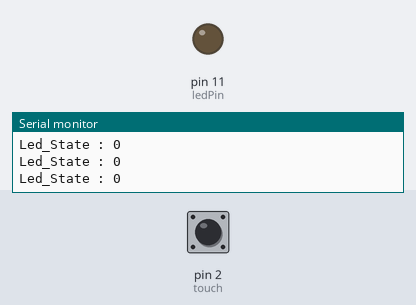
This sketch was run on a simulated Arduino Uno, built with avr-gcc and run on an emulated ATmega328P. On the bench: output pins drawn as LEDs (lit = HIGH), the last lines printed to the serial monitor. Inputs (shaded band) come from the test bench; at power-on: pin 2 (touch) LOW.

Above: at 1.2 s.
1.3 s: pin 2 (touch) pulled HIGH for 0.15 s
At 2.3 s:
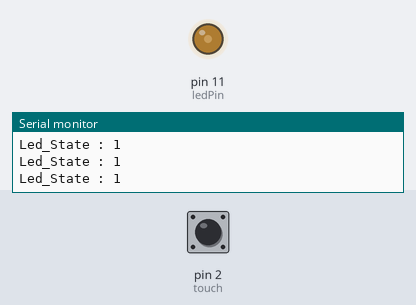
2.9 s: pin 2 (touch) pulled HIGH for 1 s
At 3.5 s:
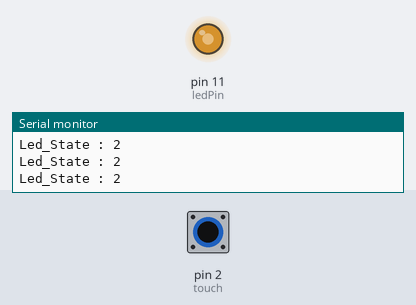
5.4 s: pin 2 (touch) pulled HIGH for 0.15 s
At 5.7 s:
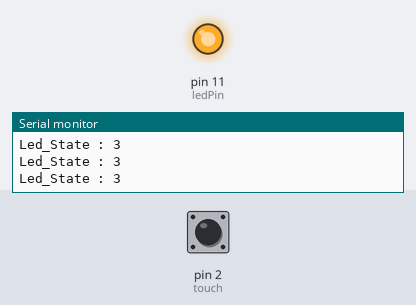
Timing chart, 0 to 8.4 s (numbered marks = the images above; inputs shaded):
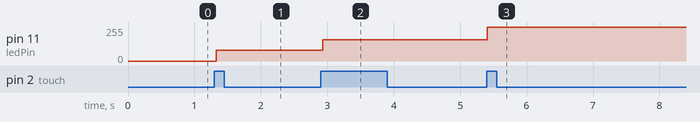

The sketch:

ADM0801_LED.ino
```cpp
int touch = 2;
int ledPin = 11;

unsigned char o_sw, n_sw;
int led_state = -1;
int delayVal = 30;

void setup() {
  pinMode(touch, INPUT);
  pinMode(ledPin, OUTPUT);
  Serial.begin(9600);
  o_sw = 0;
}

void loop() {
  n_sw = digitalRead(touch);

  if(led_state == -1) led_state = 0;
  else if(o_sw == 0 && n_sw == 1 && led_state < 4) led_state++;

  if (o_sw == 0 && n_sw == 1 && led_state == 4) led_state = 0;

  if(led_state == 0) analogWrite(ledPin, 0);
  if(led_state == 1) analogWrite(ledPin, 80);
  if(led_state == 2) analogWrite(ledPin, 160);
  if(led_state == 3) analogWrite(ledPin, 255);

  Serial.print("Led_State : ");
  Serial.println(led_state);

  delay(delayVal);

  o_sw = n_sw;
}
```

Measured:
- after the input at 1.3 s, pin 11 (ledPin): 0/255 → 80/255 at once
- after the input at 2.9 s, pin 11 (ledPin): 80/255 → 160/255 at once
- after the input at 5.4 s, pin 11 (ledPin): 160/255 → 255/255 at once
